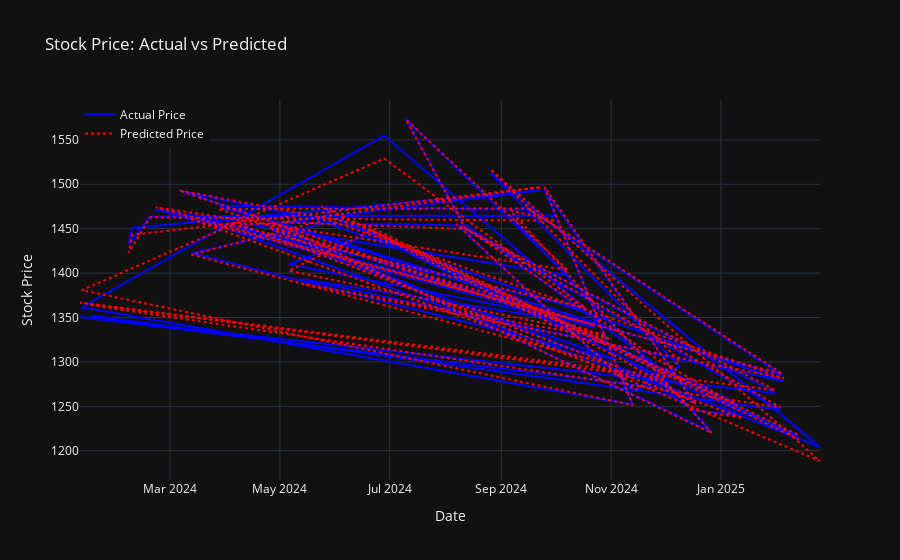

Write notebook code for a chart like this one.
### Code cell
import plotly.graph_objects as go

# Create interactive Plotly figure
fig = go.Figure()

# Add actual stock price trace
fig.add_trace(go.Scatter(x=y_test.index, y=y_test, 
                         mode='lines', name='Actual Price',
                         line=dict(color='blue')))

# Add predicted stock price trace
fig.add_trace(go.Scatter(x=y_test.index, y=y_pred, 
                         mode='lines', name='Predicted Price',
                         line=dict(color='red', dash='dot')))  # Dashed line for prediction

# Update layout
fig.update_layout(title="Stock Price: Actual vs Predicted",
                  xaxis_title="Date",
                  yaxis_title="Stock Price",
                  legend=dict(x=0, y=1),
                  template="plotly_dark")  # Dark theme for better contrast

# Show the interactive plot
fig.show()
